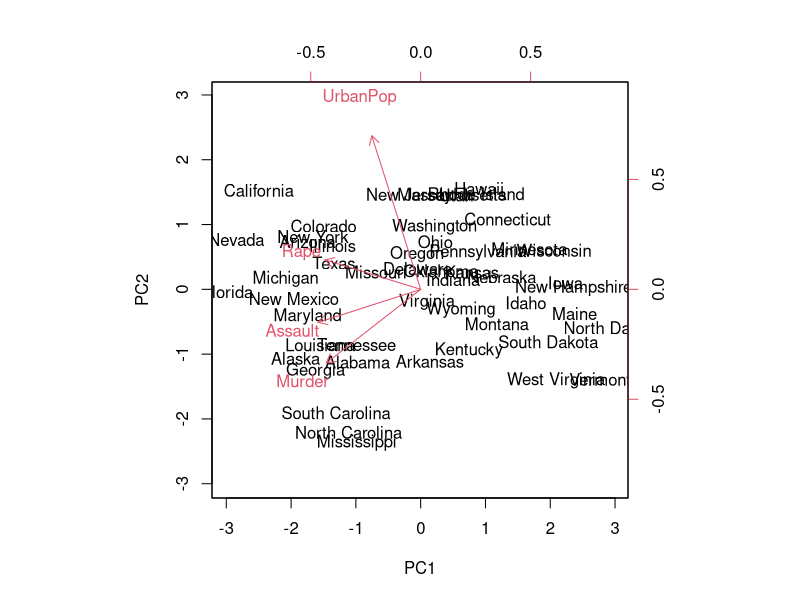
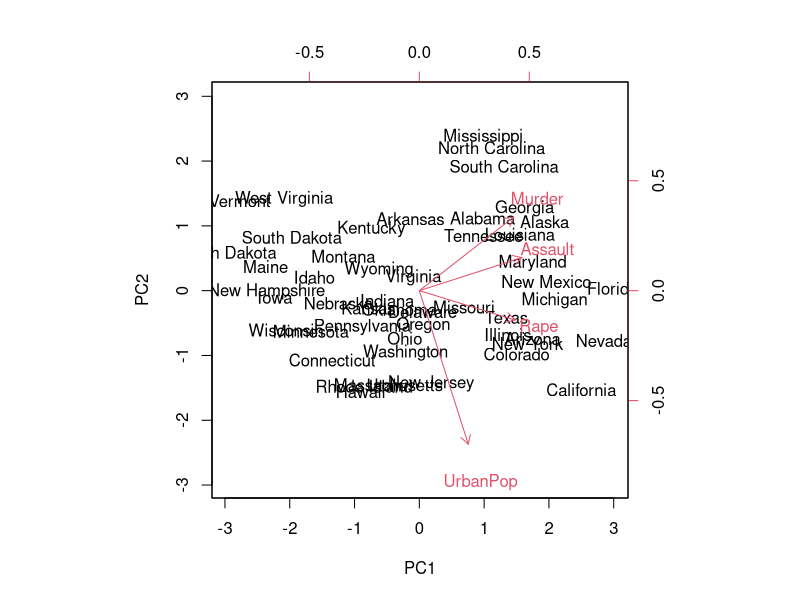
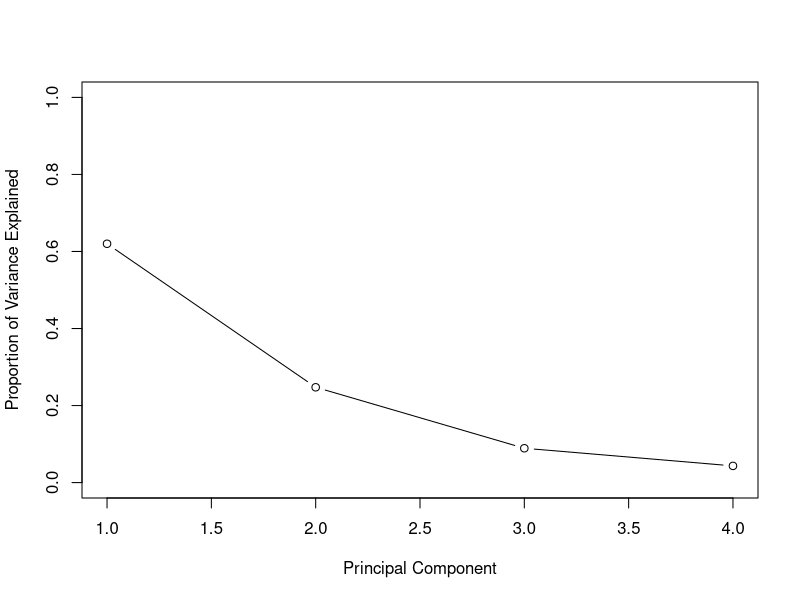
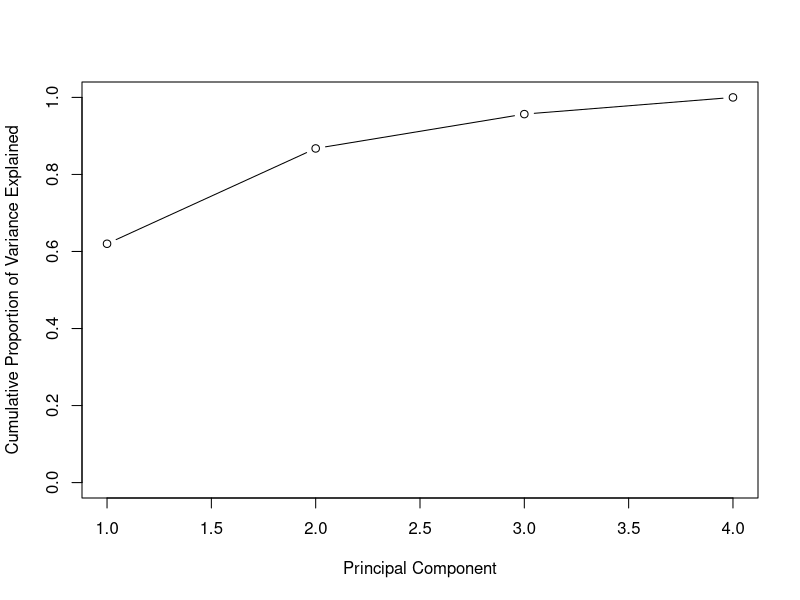
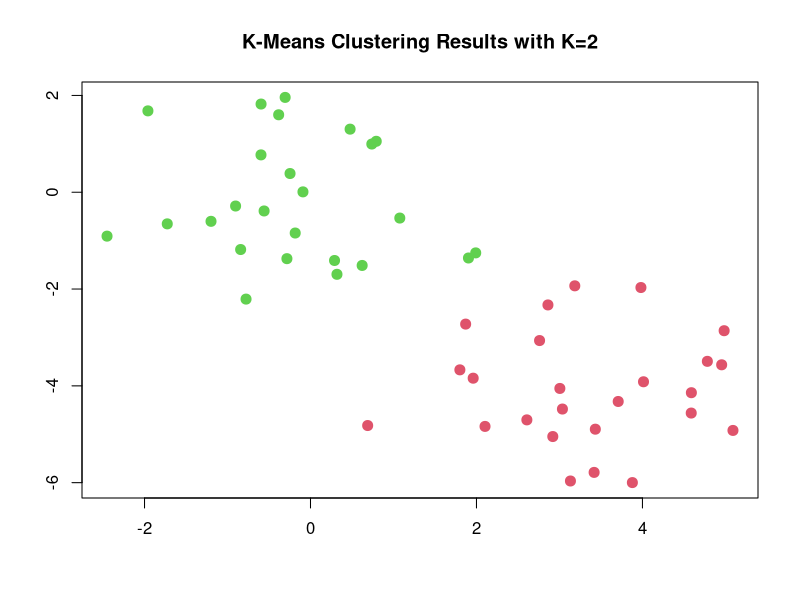
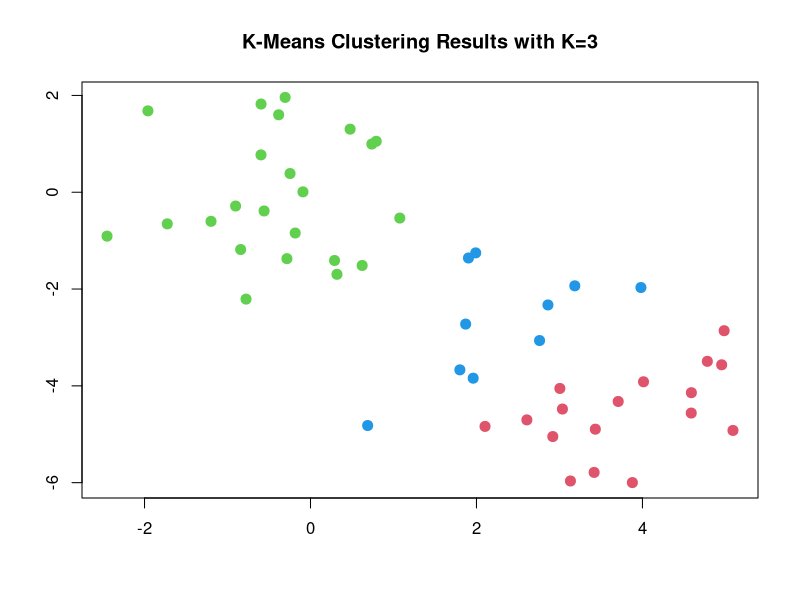

The R script that drew these images, in order:
########### MATH4100 Week 1 ###########

##### Principal Components Analysis
states=row.names(USArrests)
states
names(USArrests)
apply(USArrests, 2, mean)
apply(USArrests, 2, var)
pr.out=prcomp(USArrests, scale=TRUE)
names(pr.out)
pr.out$center
pr.out$scale
pr.out$rotation
dim(pr.out$x)
biplot(pr.out, scale=0)
pr.out$rotation=-pr.out$rotation
pr.out$x=-pr.out$x
biplot(pr.out, scale=0)
pr.out$sdev
pr.var=pr.out$sdev^2
pr.var
pve=pr.var/sum(pr.var)
pve
plot(pve, xlab="Principal Component", ylab="Proportion of Variance Explained", ylim=c(0,1),type='b')
plot(cumsum(pve), xlab="Principal Component", ylab="Cumulative Proportion of Variance Explained", ylim=c(0,1),type='b')
a=c(1,2,8,-3)
cumsum(a)

##### K-mean Clustering
set.seed(2)
x=matrix(rnorm(50*2), ncol=2)
x[1:25,1]=x[1:25,1]+3
x[1:25,2]=x[1:25,2]-4
km.out=kmeans(x,2,nstart=20)
km.out$cluster
plot(x, col=(km.out$cluster+1), main="K-Means Clustering Results with K=2", xlab="", ylab="", pch=20, cex=2)
set.seed(4)
km.out=kmeans(x,3,nstart=20)
km.out
plot(x, col=(km.out$cluster+1), main="K-Means Clustering Results with K=3", xlab="", ylab="", pch=20, cex=2)
set.seed(3)
km.out=kmeans(x,3,nstart=1)
km.out$tot.withinss
km.out=kmeans(x,3,nstart=20)
km.out$tot.withinss